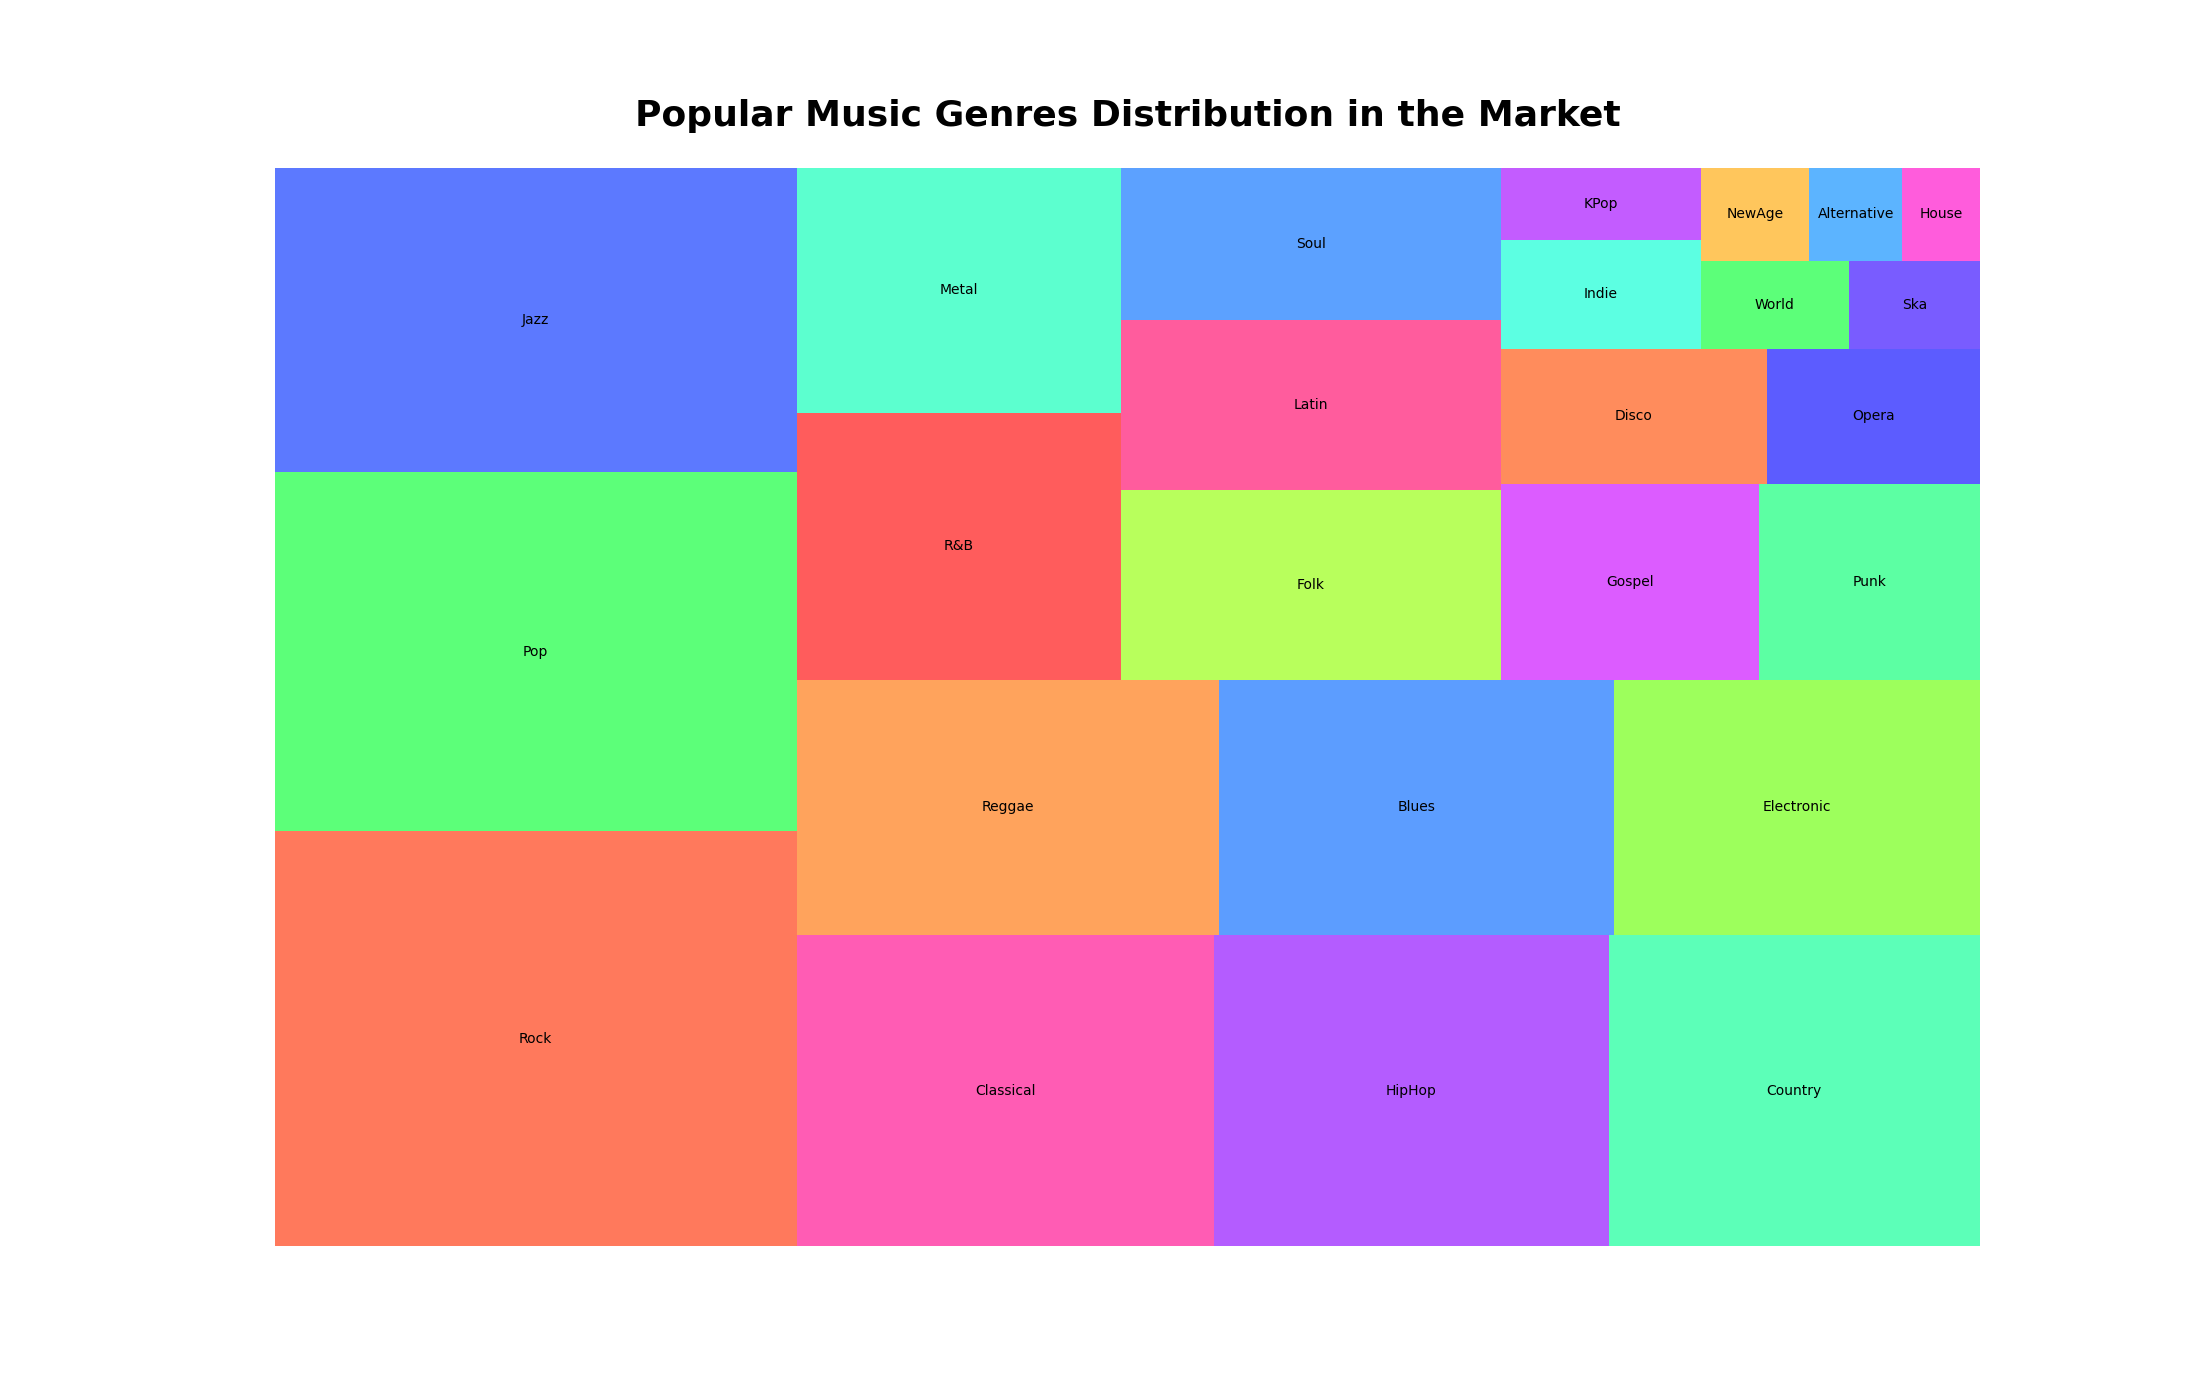

Generate this figure with Python:

import matplotlib.pyplot as plt
import squarify

genres = [
    'Rock', 'Pop', 'Jazz', 'Classical', 'HipHop', 'Country', 'Reggae',
    'Blues', 'Electronic', 'R&B', 'Metal', 'Folk', 'Latin', 'Soul', 
    'Gospel', 'Punk', 'Disco', 'Opera', 'Indie', 'KPop', 'World', 
    'Ska', 'NewAge', 'Alternative', 'House'
]

count = [
    1500, 1300, 1100, 900, 850, 800, 750, 700, 650, 600, 550, 500, 
    450, 400, 350, 300, 250, 200, 150, 100, 90, 80, 70, 60, 50
]

color_palette = [
    '#FF5733', '#33FF57', '#3357FF', '#FF33A1', '#A133FF', '#33FFA6', '#FF8C33', 
    '#3385FF', '#85FF33', '#FF3333', '#33FFC4', '#A6FF33', '#FF3385', '#338AFF', 
    '#D433FF', '#33FF8C', '#FF6F33', '#3333FF', '#33FFDB', '#B533FF', '#33FF57', 
    '#5733FF', '#FFB833', '#33A1FF', '#FF33D4'
]

plt.figure(figsize=(22, 14))

squarify.plot(sizes=count, label=genres, color=color_palette, alpha=0.8)

plt.title('Popular Music Genres Distribution in the Market', fontsize=26, fontweight='bold', pad=30)
plt.axis('off')

plt.show()
